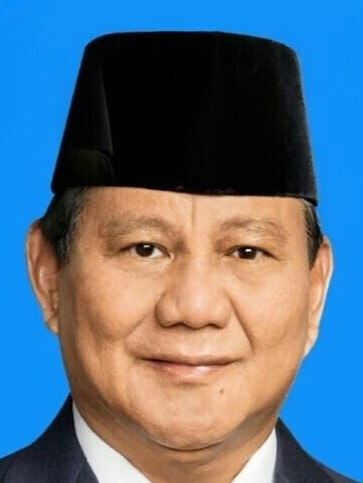
#> input picture face0.jpeg, 363 x 483 px, found by its file name; the run also reads 1 picture not shown here
$ python exercise_6_10.py
#> lines starting #> are read from the running program, lines starting #| are printed output that depends on the picture
# Exercise 6.10
# Modify the previous Python program, trying the different OpenCV face recognizers,
# such as EigenFaceRecognizer, FisherFaceRecognizer, and LBPHFaceRecognizer,
# and comment on the accuracy.
import os
import cv2
import numpy as np

# Pilihan tipe recognizer yang tersedia pada modul opencv-contrib-python:
# 1. cv2.face.LBPHFaceRecognizer_create()
# 2. cv2.face.EigenFaceRecognizer_create()
# 3. cv2.face.FisherFaceRecognizer_create()

recognizers = {
    "LBPH": cv2.face.LBPHFaceRecognizer_create(),
    "EigenFace": cv2.face.EigenFaceRecognizer_create(),
    "FisherFace": cv2.face.FisherFaceRecognizer_create(),
}

imagePaths = ["face0.jpeg", "face1.jpeg", "face2.jpeg"]
faceCascade = cv2.CascadeClassifier('haarcascade_frontalface_default.xml')

# Menyiapkan data training dengan ukuran tetap (wajib sama untuk Eigen & Fisher)
TARGET_SIZE = (100, 100)
X = []
ids = []

for idx, imagePath in enumerate(imagePaths):
    if not os.path.exists(imagePath):
        continue
    img = cv2.imread(imagePath)
#> img is the input picture: shape (483, 363, 3); mean B, G, R 130.4, 110.6, 87.5
    gray = cv2.cvtColor(img, cv2.COLOR_BGR2GRAY)
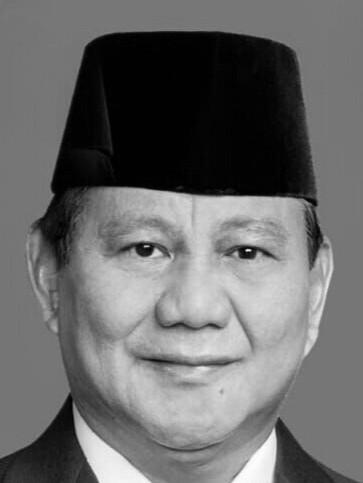
#> gray: shape (483, 363); min 0, max 254, mean 105.9
    faces = faceCascade.detectMultiScale(gray, 1.3, 5, minSize=(50, 50))
#> faces = [[51, 147, 280, 280]]
    for (x, y, w, h) in faces:
        face_roi = cv2.resize(gray[y:y + h, x:x + w], TARGET_SIZE)
        X.append(face_roi)
        ids.append(idx)
        break
#> this loop made 1 pass
#> pass 1, `face_roi = cv2.resize(gray[y:y + h, x:x + w], TARGET_SIZE)`:
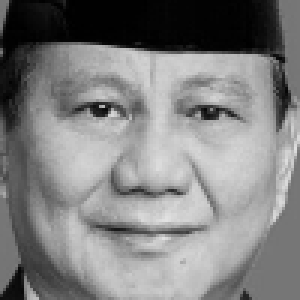
#> face_roi: shape (100, 100) (shown 3 times larger); min 0, max 226, mean 128
#> after the loop, X = 1 item; ids = [0]
#> pass 2 of the loop `for idx, imagePath in enumerate(imagePaths):`:
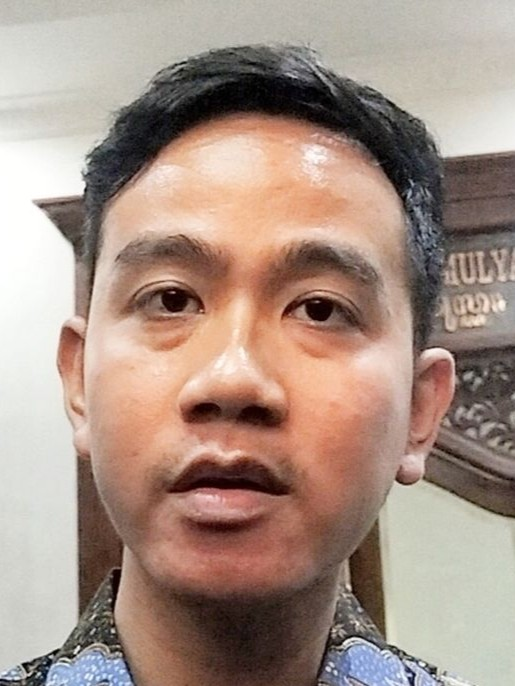
#> input picture face1.jpeg, 515 x 686 px, found by its file name
#> img is the input picture: shape (686, 515, 3); mean B, G, R 134.1, 145.9, 167.4
#> `gray = cv2.cvtColor(img, cv2.COLOR_BGR2GRAY)`:
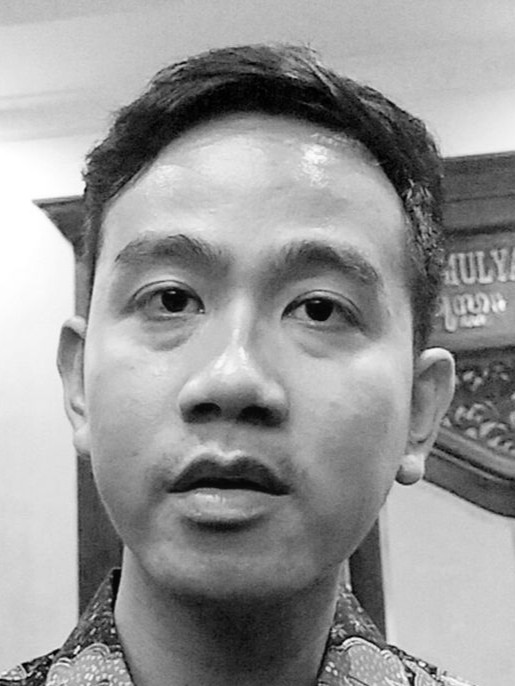
#> gray: shape (686, 515); min 0, max 255, mean 151
#> faces = [[34, 140, 410, 410]]
#> the loop `for (x, y, w, h) in faces:` made 1 pass
#> pass 1, `face_roi = cv2.resize(gray[y:y + h, x:x + w], TARGET_SIZE)`:
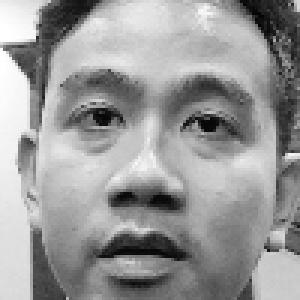
#> face_roi: shape (100, 100) (shown 3 times larger); min 4, max 255, mean 152.8
#> after the loop `for (x, y, w, h) in faces:`: X = 2 items; ids = [0, 1]
#> pass 3 of the loop `for idx, imagePath in enumerate(imagePaths):`:
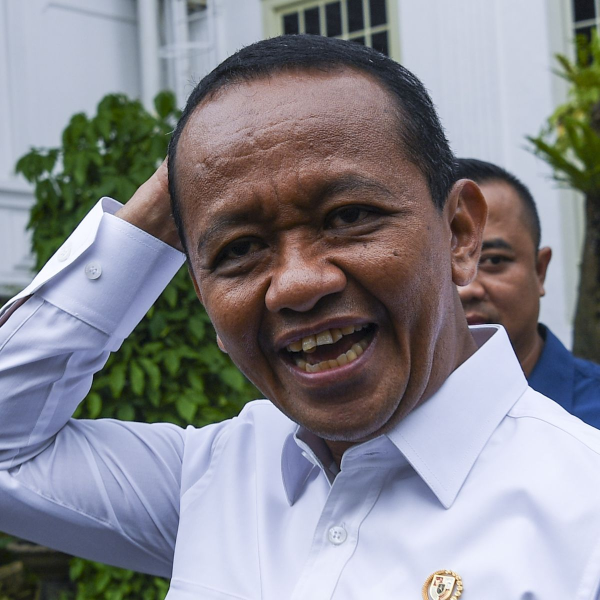
#> input picture face2.jpeg, 1200 x 1200 px, found by its file name (shown at 1/2 size)
#> img is the input picture: shape (1200, 1200, 3); mean B, G, R 141.6, 134.9, 135.3
#> `gray = cv2.cvtColor(img, cv2.COLOR_BGR2GRAY)`:
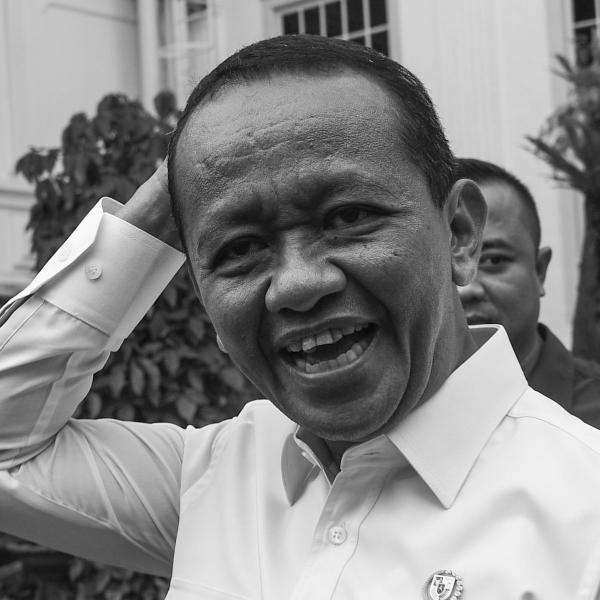
#> gray: shape (1200, 1200) (shown at 1/2 size); min 0, max 255, mean 135.8
#> faces = ()

print(f"Total sampel training: {len(X)} wajah dari {len(set(ids))} kelas.")
#| Total sampel training: 2 wajah dari 2 kelas.

testpath = "face2.jpeg"
if os.path.exists(testpath) and len(X) >= 2:
    test_img = cv2.imread(testpath)
    test_gray = cv2.cvtColor(test_img, cv2.COLOR_BGR2GRAY)
    test_faces = faceCascade.detectMultiScale(test_gray, 1.3, 5, minSize=(50, 50))
#> test_faces = ()

    if len(test_faces) > 0:
        (tx, ty, tw, th) = test_faces[0]
        test_roi = cv2.resize(test_gray[ty:ty + th, tx:tx + tw], TARGET_SIZE)

        # Evaluasi ketiga jenis recognizer
        print("\n--- Perbandingan Hasil Prediksi Recognizer ---")
        for name, rec in recognizers.items():
            try:
                rec.train(X, np.array(ids))
                pred_id, conf = rec.predict(test_roi)
                print(f"[{name}] -> Predicted ID: {pred_id}, Confidence (error metric): {conf:.2f}")
            except Exception as e:
                print(f"[{name}] -> Gagal evaluasi: {e}")
else:
    print("Memerlukan minimal 2 sampel wajah berbeda untuk melatih recognizer.")
